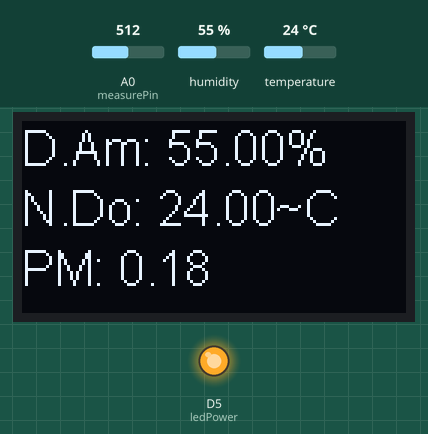
The sketch below on a simulated ESP8266 (NodeMCU). Shown: 128×64 one-colour display, output pins drawn as LEDs (lit = HIGH). Inputs (shaded band) come from the test bench; at power-on: A0 (measurePin) = 512, humidity 55 %, temperature 24 °C. WiFi joins after 1.5 s; servers stay silent unless stated; what the sketch prints to the serial monitor is not drawn.

Above: at 2.7 s.
2.8 s: A0 (measurePin) set to 191
At 5.1 s:
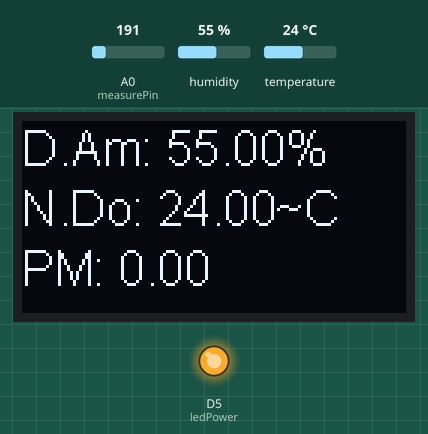
6.7 s: A0 (measurePin) set to 171
At 8.8 s:
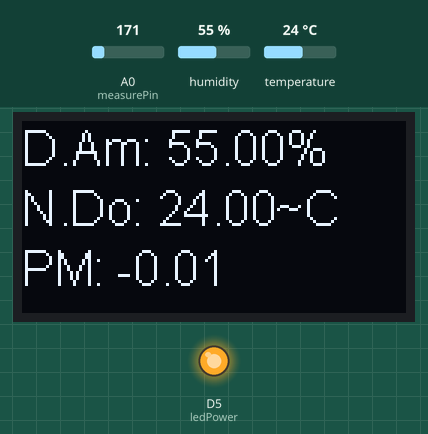
10.6 s: humidity set to 22 %
At 11.3 s:
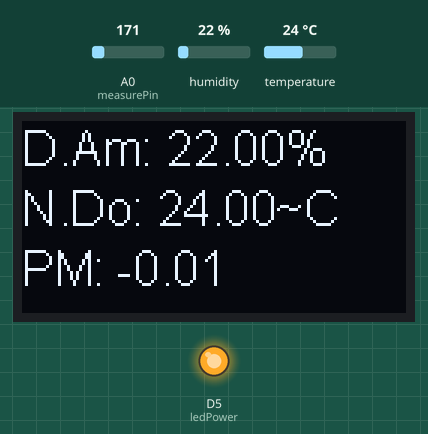
14.5 s: temperature set to 12 °C
At 17.6 s:
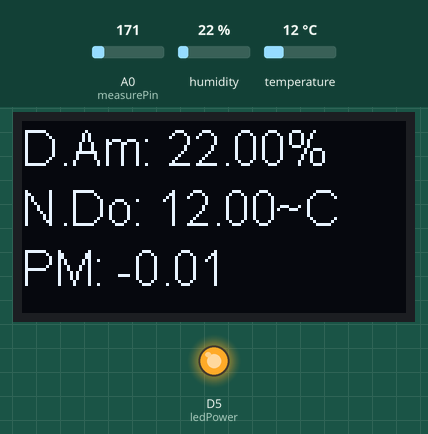
18.4 s: humidity set to 40 %
At 21.2 s:
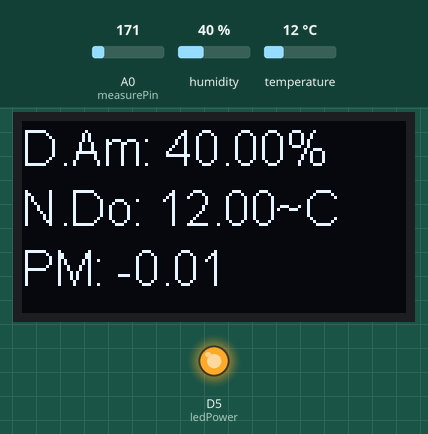
22.3 s: A0 (measurePin) set to 122
At 23.7 s:
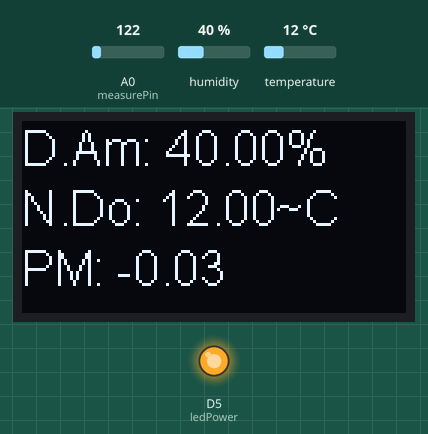
Timing chart, 0 to 25.3 s (numbered marks = the images above; inputs shaded):
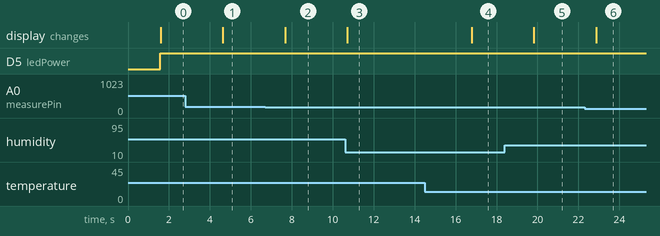

Measured:
- the behaviour switches between 183 and 182 on A0 (measurePin) (found by bisection; images 1 and 2)
- after the input at 2.8 s, the display: changes after 1.8 s (image 1)
- after the input at 6.7 s, the display: changes after 0.97 s (image 2)
- after the input at 10.6 s, the display: changes after 0.11 s (image 3)
- after the input at 14.5 s, the display: changes after 2.3 s (image 4)
- after the input at 18.4 s, the display: changes after 1.4 s (image 5)
- after the input at 22.3 s, the display: changes after 0.57 s (image 6)

The sketch:

lastest.ino
```cpp
//INCLUDE REGION
#include "DHT.h"
#include "SSD1306.h"
#include <Arduino.h>
#include <ESP8266WiFi.h>
#include <DNSServer.h>
#include <ESP8266WebServer.h>
#include <WiFiManager.h>
#include <PubSubClient.h>

//PIN REGION
#define DHTPIN D6
#define measurePin A0
#define ledPower D5
#define SDA D2
#define SCL D1

// DEFINE REGION
#define DHTTYPE DHT21

// CONSTRUCTOR REGION
DHT dht(DHTPIN, DHTTYPE);
SSD1306  display(0x3c, SDA, SCL); // d1 sda
WiFiClient espClient;
PubSubClient client(espClient);

//GLOBAL VARIABLES
float hum = 0,
      temp = 0;
int samplingTime = 280,
    deltaTime = 40,
    sleepTime = 9680;
float voMeasured = 0,
      calcVoltage = 0,
      dustDensity = 0;

const char* mqtt_server =  "seeyourair.com";
char msg[50];
const char* ssid     = "SYA_NODE_002";
const char* password = "12345678";

void setupWifiEsp8266() {
  WiFi.mode(WIFI_STA);
  WiFi.begin(ssid, password);
  Serial.print(WL_CONNECTED);
  while (WiFi.status() != WL_CONNECTED) {
    delay(500);
    Serial.print(WiFi.status());
  }
  Serial.println("");
  Serial.println("WiFi connected");
  Serial.println("IP address: ");
  Serial.println(WiFi.localIP());
}

void reconnect() {
  // Loop until we're reconnected
  while (!client.connected()) {
    Serial.print("Attempting MQTT connection...");
    // Attempt to connect, just a name to identify the client
    if (client.connect("NODE_001")) {
      Serial.println("connected");
      // Once connected, publish an announcement...
      //client.subscribe("ROOT_01_CONTROL_EVENTS");
    } else {
      Serial.print("failed, rc=");
      Serial.print(client.state());
      Serial.println(" try again in 5 seconds");
      // Wait 5 seconds before retrying
      delay(5000);
    }
  }
}


void callback(char* topic, byte* payload, unsigned int length) {
  Serial.print("Message arrived [");
  Serial.print(topic);
  Serial.print("] ");
  for (int i = 0; i < length; i++) {
    Serial.print((char)payload[i]);
  }
  Serial.println();
}

void setupWIFIManager() {
  WiFiManager wifiManager;
  //reset saved settings
  //wifiManager.resetSettings();

    IPAddress ip(192,168,1,5);
  IPAddress gw(192,168,1,1);
  IPAddress sn(255,255,255,0);

  //set custom ip for portal
  //wifiManager.setAPConfig(IPAddress(10,0,1,1), IPAddress(10,0,1,1), IPAddress(255,255,255,0));
  wifiManager.setAPStaticIPConfig(ip, gw, sn);
  //fetches ssid and pass from eeprom and tries to connect
  //if it does not connect it starts an access point with the specified name
  //here  "AutoConnectAP"
  //and goes into a blocking loop awaiting configuration
  wifiManager.autoConnect("SYA_NODE_002", "12345678");
  //or use this for auto generated name ESP + ChipID
  //wifiManager.autoConnect();

  //if you get here you have connected to the WiFi
  Serial.println("connected...yeey :)");
}

// FUNCTION
void dhtRead() {
  hum = dht.readHumidity();
  temp = dht.readTemperature();
}


void dustRead() {
  digitalWrite(ledPower, LOW); // power on the LED
  delayMicroseconds(samplingTime);

  voMeasured = analogRead(measurePin); // read the dust value

  delayMicroseconds(deltaTime);
  digitalWrite(ledPower, HIGH); // turn the LED off
  delayMicroseconds(sleepTime);

  calcVoltage = voMeasured * (3.3 / 1024);

  dustDensity = 0.17 * calcVoltage - 0.1;

  Serial.print("Raw Signal Value (0-1023): ");
  Serial.print(voMeasured);

  Serial.print(" - Voltage: ");
  Serial.print(calcVoltage);

  Serial.print(" - Dust Density: ");
  Serial.println(dustDensity);
  String x = "PM: " + String(dustDensity);
}

void showALL() {
  display.setTextAlignment(TEXT_ALIGN_LEFT);
  display.setFont(ArialMT_Plain_16);
  String x = String("D.Am: ") + String(hum) + "%";
  String y = "N.Do: " + String(temp) + char(0176) + "C";
  display.drawString(0, 0, x);
  display.drawString(0, 20, y);
  String z = "PM: " + String(dustDensity);
  display.drawString(0, 40, z);
  display.display();
}
void setup() {
  Serial.begin(9600);
  pinMode(ledPower, OUTPUT);
  dht.begin();
  display.init();
  display.clear();
  display.setTextAlignment(TEXT_ALIGN_LEFT);
  display.setFont(ArialMT_Plain_10);
  display.drawString(0, 0, "Connecting wifi...");
  display.display();
  setupWIFIManager();
  display.drawString(0, 0, "Connecting wifi: OK");
  display.drawString(0, 20, "Connecting mqtt...");
  display.display();
  client.setServer(mqtt_server, 1883);
  client.setCallback(callback);
  display.drawString(0, 20, "MQTT server: OK");
  display.display();
}

void loop() {
  display.clear();
  dhtRead();
  dustRead();
  showALL();
  delay(3000);
}
```
